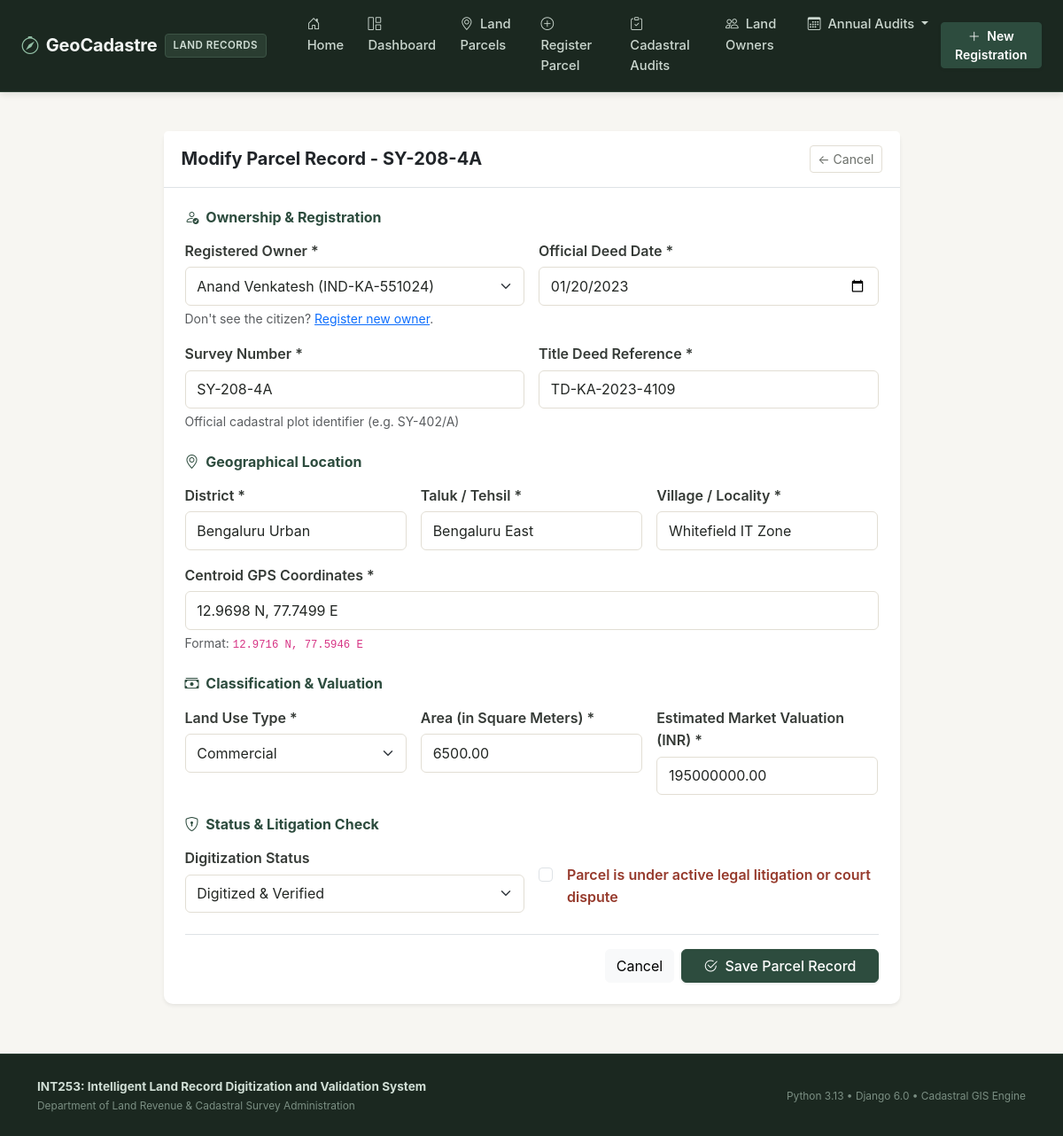
/parcel/8/edit/, run on the app's committed database.
### records/models.py (models this page shows, shortened)
class LandParcel(models.Model):
    LAND_TYPE_CHOICES = [
        ('AGRICULTURAL', 'Agricultural'),
        ('RESIDENTIAL', 'Residential'),
        ('COMMERCIAL', 'Commercial'),
        ('INDUSTRIAL', 'Industrial'),
        ('FOREST_GOVT', 'Government / Forest Reserve'),
    ]
    STATUS_CHOICES = [
        ('PENDING', 'Pending Validation'),
        ('VERIFIED', 'Digitized & Verified'),
        ('FLAGGED', 'Flagged for Discrepancy'),
        ('DISPUTED', 'Under Legal Dispute'),
    ]
    owner = models.ForeignKey(
        LandOwner,
        on_delete=models.CASCADE,
        related_name="parcels",
        verbose_name="Registered Owner"
    )
    title_deed_number = models.CharField(
        max_length=50,
        unique=True,
        verbose_name="Title Deed Reference",
        help_text="Official deed document reference (e.g. TD-2024-8831)"
    )
    survey_number = models.CharField(
        max_length=50,
        unique=True,
        verbose_name="Cadastral Survey Number",
        help_text="Survey number allocated in government cadastral map (e.g. SY-104-2B)"
    )
    slug = models.SlugField(
        max_length=120,
        unique=True,
        blank=True,
        verbose_name="URL Slug Identifier"
    )
    district = models.CharField(max_length=80, db_index=True, verbose_name="District / Region")
    taluk = models.CharField(max_length=80, verbose_name="Taluk / Subdivision")
    village = models.CharField(max_length=100, verbose_name="Village / Locality")
    area_sq_meters = models.DecimalField(
        max_digits=12,
        decimal_places=2,
        validators=[MinValueValidator(Decimal('1.00'))],
        verbose_name="Area (Sq. Meters)",
        help_text="Cadastral plot area in square meters"
    )
    land_type = models.CharField(
        max_length=20,
        choices=LAND_TYPE_CHOICES,
        default='RESIDENTIAL',
        verbose_name="Land Use Classification"
    )
    market_valuation = models.DecimalField(
        max_digits=14,
        decimal_places=2,
        default=Decimal('0.00'),
        validators=[MinValueValidator(Decimal('0.00'))],
        verbose_name="Estimated Market Valuation (INR)"
    )
    gis_coordinates = models.CharField(
        max_length=150,
        default="12.9716 N, 77.5946 E",
        verbose_name="GIS Centroid Coordinates",
        help_text="Format: Latitude, Longitude (e.g. 12.9716 N, 77.5946 E)"
    )
    is_disputed = models.BooleanField(
        default=False,
        verbose_name="Litigation / Dispute Flag",
        help_text="Check if parcel has active injunction or dispute"
    )
    digitization_status = models.CharField(
        max_length=25,
        choices=STATUS_CHOICES,
        default='PENDING',
        verbose_name="Validation & Digitization Status"
    )
    registered_date = models.DateField(verbose_name="Official Deed Date")
    created_at = models.DateTimeField(auto_now_add=True, verbose_name="Digitized At")
    updated_at = models.DateTimeField(auto_now=True, verbose_name="Last Modified At")
    class Meta:
        verbose_name = "Land Parcel"
        verbose_name_plural = "Land Parcels"
        ordering = ['-created_at']

### records/views.py (the view)
# urls.py: path('parcel/<int:pk>/edit/', views.parcel_update_view, name='parcel_update'),
def parcel_update_view(request, pk):
    parcel = get_object_or_404(LandParcel, pk=pk)
    if request.method == 'POST':
        form = LandParcelForm(request.POST, instance=parcel)
        if form.is_valid():
            parcel = form.save()
            messages.success(
                request,
                f"Land Parcel record '{parcel.survey_number}' updated successfully."
            )
            return redirect('parcel_detail', slug=parcel.slug)
        else:
            messages.error(request, "Please check the form for validation errors.")
    else:
        form = LandParcelForm(instance=parcel)
    return render(request, 'records/parcel_form.html', {
        'form': form,
        'parcel': parcel,
        'action_title': f"Modify Parcel Record - {parcel.survey_number}"
    })

### records/models.py (called while the page is built)
    def __str__(self):
        return f"{self.first_name} {self.last_name} ({self.national_id})"

### templates/records/parcel_form.html (shortened to what this page needs)
{% extends 'base.html' %}
{% block content %}
<div class="row justify-content-center">
    <div class="col-lg-9">
        <div class="card shadow-sm border-0">
            <div class="card-header bg-white py-3 border-bottom d-flex justify-content-between align-items-center">
                <h4 class="h5 fw-bold text-dark mb-0">{{ action_title }}</h4>
                <a href="{% if parcel %}{% url 'parcel_detail' slug=parcel.slug %}{% else %}{% url 'parcel_list' %}{% endif %}" class="btn btn-outline-secondary btn-sm">
                    &larr; Cancel
                </a>
            </div>
            <div class="card-body p-4">
                <form method="POST" novalidate>
                    <h6 class="fw-bold text-primary mb-3"><i class="bi bi-person-check me-1"></i> Ownership & Registration</h6>
                    <div class="row g-3 mb-4">
                        <div class="col-md-6">
                            <label class="form-label fw-semibold">Registered Owner *</label>
                            {{ form.owner }}
                            <div class="form-text small">
                                Don't see the citizen? <a href="{% url 'owner_create' %}" target="_blank">Register new owner</a>.
                            </div>
                        </div>
                        <div class="col-md-6">
                            <label class="form-label fw-semibold">Official Deed Date *</label>
                            {{ form.registered_date }}
                        </div>
                        <div class="col-md-6">
                            <label class="form-label fw-semibold">Survey Number *</label>
                            {{ form.survey_number }}
                            <div class="form-text small">Official cadastral plot identifier (e.g. SY-402/A)</div>
                        </div>
                        <div class="col-md-6">
                            <label class="form-label fw-semibold">Title Deed Reference *</label>
                            {{ form.title_deed_number }}
                        </div>
                    </div>
                    <h6 class="fw-bold text-primary mb-3"><i class="bi bi-geo-alt me-1"></i> Geographical Location</h6>
                    <div class="row g-3 mb-4">
                        <div class="col-md-4">
                            <label class="form-label fw-semibold">District *</label>
                            {{ form.district }}
                        </div>
                        <div class="col-md-4">
                            <label class="form-label fw-semibold">Taluk / Tehsil *</label>
                            {{ form.taluk }}
                        </div>
                        <div class="col-md-4">
                            <label class="form-label fw-semibold">Village / Locality *</label>
                            {{ form.village }}
                        </div>
                        <div class="col-md-12">
                            <label class="form-label fw-semibold">Centroid GPS Coordinates *</label>
                            {{ form.gis_coordinates }}
                            <div class="form-text small">Format: <code>12.9716 N, 77.5946 E</code></div>
                        </div>
                    </div>
                    <h6 class="fw-bold text-primary mb-3"><i class="bi bi-cash-stack me-1"></i> Classification & Valuation</h6>
                    <div class="row g-3 mb-4">
                        <div class="col-md-4">
                            <label class="form-label fw-semibold">Land Use Type *</label>
                            {{ form.land_type }}
                        </div>
                        <div class="col-md-4">
                            <label class="form-label fw-semibold">Area (in Square Meters) *</label>
                            {{ form.area_sq_meters }}
                        </div>
                        <div class="col-md-4">
                            <label class="form-label fw-semibold">Estimated Market Valuation (INR) *</label>
                            {{ form.market_valuation }}
                        </div>
                    </div>
                    <h6 class="fw-bold text-primary mb-3"><i class="bi bi-shield-lock me-1"></i> Status & Litigation Check</h6>
                    <div class="row g-3 mb-4">
                        <div class="col-md-6">
                            <label class="form-label fw-semibold">Digitization Status</label>
                            {{ form.digitization_status }}
                        </div>
                        <div class="col-md-6 d-flex align-items-center pt-3">
                            <div class="form-check">
                                {{ form.is_disputed }}
                                <label class="form-check-label fw-semibold text-danger ms-2" for="{{ form.is_disputed.id_for_label }}">
                                    Parcel is under active legal litigation or court dispute
                                </label>
                            </div>
                        </div>
                    </div>
                    <div class="d-flex justify-content-end gap-2 pt-3 border-top">
                        <a href="{% url 'parcel_list' %}" class="btn btn-light">Cancel</a>
                        <button type="submit" class="btn btn-primary px-4">
                            <i class="bi bi-check2-circle me-1"></i> Save Parcel Record
                        </button>
                    </div>
                </form>
            </div>
        </div>
    </div>
</div>
{% endblock %}

### static/css/style.css (style rules this page uses)
:root { --earth-dark: #1b2820; --earth-dark-surface: #24352b; --earth-forest: #2d4c3e; --earth-forest-hover: #20382d; --earth-sage: #507563; --earth-moss: #769785; --earth-stone: #f7f6f2; --earth-card: #ffffff; --earth-card-muted: #f2f0eb; --earth-border: #e2ded4; --earth-border-subtle: #edeae2; --earth-text: #232724; --earth-text-muted: #6b6f6a; --earth-sand: #e8e2d5; --status-verified-bg: #edf5f0; --status-verified-text: #21593e; --status-verified-border: #c8e2d3; --status-pending-bg: #fcf6e8; --status-pending-text: #8c631b; --status-pending-border: #edd9b2; --status-disputed-bg: #faefed; --status-disputed-text: #963a2c; --status-disputed-border: #ebd0cb; --status-flagged-bg: #fcf1e6; --status-flagged-text: #994e1d; --status-flagged-border: #ebd4bf; --status-info-bg: #edf2f5; --status-info-text: #2e5163; --status-info-border: #c9dbe3; --shadow-soft: 0 2px 6px rgba(35, 39, 36, 0.04), 0 1px 2px rgba(35, 39, 36, 0.03); --shadow-elevated: 0 8px 18px rgba(35, 39, 36, 0.06), 0 2px 4px rgba(35, 39, 36, 0.04); }
* { box-sizing: border-box; margin: 0; padding: 0; }
body { font-family: -apple-system, BlinkMacSystemFont, "Segoe UI", Roboto, "Helvetica Neue", Arial, sans-serif; background-color: var(--earth-stone); color: var(--earth-text); line-height: 1.6; min-height: 100vh; display: flex; flex-direction: column; }
.card { background-color: var(--earth-card); border: 1px solid var(--earth-border); border-radius: 10px; box-shadow: var(--shadow-soft); }
.card-header { background-color: #ffffff; border-bottom: 1px solid var(--earth-border); padding: 1rem 1.25rem; }
.btn-primary { background-color: var(--earth-forest) !important; border-color: var(--earth-forest) !important; color: #ffffff !important; font-weight: 500; box-shadow: 0 1px 3px rgba(35, 55, 45, 0.15); transition: all 0.2s ease; }
.btn-outline-secondary { color: var(--earth-text-muted) !important; border-color: var(--earth-border) !important; background-color: transparent !important; }
.form-control, .form-select { border-color: var(--earth-border); color: var(--earth-text); background-color: #ffffff; border-radius: 6px; padding: 0.55rem 0.8rem; }
.form-label { color: #353a36; margin-bottom: 0.3rem; }
.text-primary { color: var(--earth-forest) !important; }
.text-danger { color: #963a2c !important; }

### data on the page
LandParcel: owner "Anand Venkatesh (IND-KA-551024)", registered_date "01/20/2023", survey_number "SY-208-4A", title_deed_number "TD-KA-2023-4109", district "Bengaluru Urban", taluk "Bengaluru East", village "Whitefield IT Zone", gis_coordinates "12.9698 N, 77.7499 E", land_type "Commercial", area_sq_meters "6500.00", market_valuation "195000000.00", digitization_status "Digitized & Verified"

### other printed values
{{ action_title }} "Modify Parcel Record - SY-208-4A"
